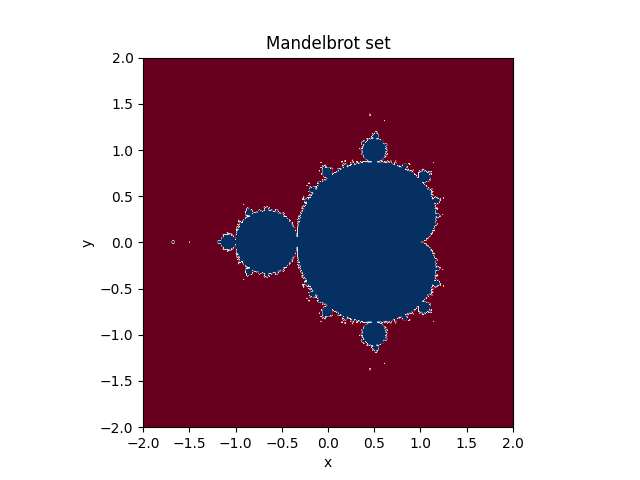

Generate this figure with Python:
import numpy as np
import matplotlib.pyplot as plt


def mandelbrot(xmin, xmax, ymin, ymax, N_max, threshold):
    nx = int(abs(xmax - xmin) * 150)  # arbitrary choice of number of steps
    ny = int(abs(ymax - ymin) * 150)  # arbitrary choice of number of steps
    x = np.linspace(xmin, xmax, nx)
    y = np.linspace(ymin, ymax, ny)

    # grid
    c = x[np.newaxis, :] + 1j * y[:, np.newaxis]
    z = c
    # two RuntimeErrors occured:
    # overflow encountered in square (could not be solved dtype choice)
    # invalid value encountered in square
    with np.warnings.catch_warnings():
        np.warnings.simplefilter("ignore")
        for i in range(N_max):
            z = z ** 2 + c
        mandelbrot_set = (abs(z) < threshold)
    return mandelbrot_set


def main():
    # start values
    xmin = -2
    xmax = 1
    ymin = -1.5
    ymax = 1.5

    # calculate mandelbrot set and create a plot
    plt.imshow(mandelbrot(xmin, xmax, ymin, ymax, 80, 2), extent=[-2, 2, -2, 2], cmap='RdBu')
    plt.xlabel("x")
    plt.ylabel("y")
    plt.title("Mandelbrot set")
    plt.savefig("Mandelbrot.png")

    plt.show()

    # Mandelbrot set is colored in black
    plt.imshow(mandelbrot(xmin, xmax, ymin, ymax, 80, 2), extent=[-2, 2, -2, 2], cmap='binary')
    plt.xlabel("x")
    plt.ylabel("y")
    plt.title("Mandelbrot set")
    plt.savefig("Mandelbrot_black.png")

    plt.show()


# main
if __name__ == "__main__":
    main()
